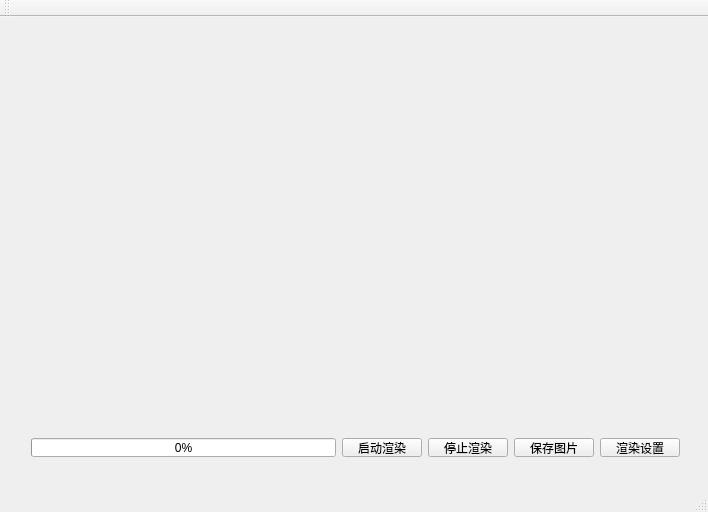
<?xml version="1.0" encoding="UTF-8"?>
<ui version="4.0">
 <class>MainWindow</class>
 <widget class="QMainWindow" name="MainWindow">
  <property name="geometry">
   <rect>
    <x>0</x>
    <y>0</y>
    <width>708</width>
    <height>512</height>
   </rect>
  </property>
  <property name="windowTitle">
   <string>MainWindow</string>
  </property>
  <widget class="QWidget" name="centralWidget">
   <widget class="QLabel" name="renderCanvas">
    <property name="geometry">
     <rect>
      <x>150</x>
      <y>0</y>
      <width>400</width>
      <height>400</height>
     </rect>
    </property>
    <property name="text">
     <string/>
    </property>
    <property name="alignment">
     <set>Qt::AlignCenter</set>
    </property>
   </widget>
   <widget class="QWidget" name="horizontalLayoutWidget">
    <property name="geometry">
     <rect>
      <x>20</x>
      <y>410</y>
      <width>671</width>
      <height>41</height>
     </rect>
    </property>
    <layout class="QHBoxLayout" name="horizontalLayout">
     <item>
      <widget class="QProgressBar" name="progressBar">
       <property name="value">
        <number>0</number>
       </property>
      </widget>
     </item>
     <item>
      <widget class="QPushButton" name="startButton">
       <property name="text">
        <string>启动渲染</string>
       </property>
      </widget>
     </item>
     <item>
      <widget class="QPushButton" name="stopButton">
       <property name="text">
        <string>停止渲染</string>
       </property>
      </widget>
     </item>
     <item>
      <widget class="QPushButton" name="saveButton">
       <property name="text">
        <string>保存图片</string>
       </property>
      </widget>
     </item>
     <item>
      <widget class="QPushButton" name="settingButton">
       <property name="text">
        <string>渲染设置</string>
       </property>
      </widget>
     </item>
    </layout>
   </widget>
  </widget>
  <widget class="QMenuBar" name="menuBar">
   <property name="geometry">
    <rect>
     <x>0</x>
     <y>0</y>
     <width>708</width>
     <height>23</height>
    </rect>
   </property>
  </widget>
  <widget class="QToolBar" name="mainToolBar">
   <attribute name="toolBarArea">
    <enum>TopToolBarArea</enum>
   </attribute>
   <attribute name="toolBarBreak">
    <bool>false</bool>
   </attribute>
  </widget>
  <widget class="QStatusBar" name="statusBar"/>
 </widget>
 <layoutdefault spacing="6" margin="11"/>
 <resources/>
 <connections/>
</ui>
